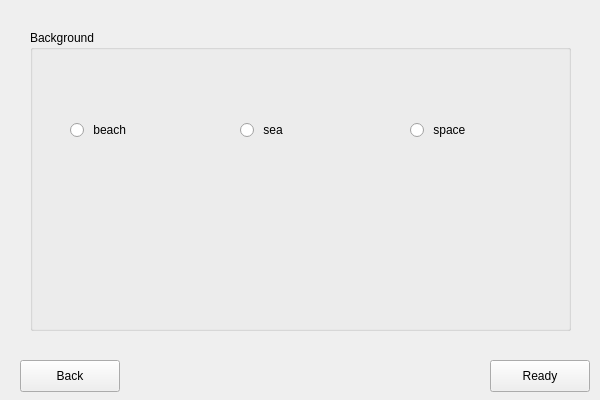
<?xml version="1.0" encoding="UTF-8"?>
<ui version="4.0">
 <class>Selection</class>
 <widget class="QDialog" name="Selection">
  <property name="geometry">
   <rect>
    <x>0</x>
    <y>0</y>
    <width>600</width>
    <height>400</height>
   </rect>
  </property>
  <property name="windowTitle">
   <string>Dialog</string>
  </property>
  <widget class="QStackedWidget" name="stackedWidget">
   <property name="geometry">
    <rect>
     <x>0</x>
     <y>0</y>
     <width>601</width>
     <height>401</height>
    </rect>
   </property>
   <property name="currentIndex">
    <number>1</number>
   </property>
   <widget class="QWidget" name="page">
    <widget class="QGroupBox" name="player1">
     <property name="geometry">
      <rect>
       <x>20</x>
       <y>30</y>
       <width>561</width>
       <height>161</height>
      </rect>
     </property>
     <property name="title">
      <string>Player 1</string>
     </property>
     <widget class="QRadioButton" name="p1">
      <property name="geometry">
       <rect>
        <x>30</x>
        <y>40</y>
        <width>221</width>
        <height>101</height>
       </rect>
      </property>
      <property name="text">
       <string>小新</string>
      </property>
     </widget>
     <widget class="QRadioButton" name="p2">
      <property name="geometry">
       <rect>
        <x>280</x>
        <y>40</y>
        <width>251</width>
        <height>101</height>
       </rect>
      </property>
      <property name="text">
       <string> 小葵</string>
      </property>
     </widget>
     <widget class="QLabel" name="p1_img">
      <property name="geometry">
       <rect>
        <x>120</x>
        <y>40</y>
        <width>100</width>
        <height>100</height>
       </rect>
      </property>
      <property name="styleSheet">
       <string notr="true"/>
      </property>
      <property name="text">
       <string/>
      </property>
     </widget>
     <widget class="QLabel" name="p2_img">
      <property name="geometry">
       <rect>
        <x>380</x>
        <y>40</y>
        <width>100</width>
        <height>100</height>
       </rect>
      </property>
      <property name="text">
       <string/>
      </property>
     </widget>
    </widget>
    <widget class="QGroupBox" name="player2">
     <property name="geometry">
      <rect>
       <x>20</x>
       <y>200</y>
       <width>561</width>
       <height>161</height>
      </rect>
     </property>
     <property name="title">
      <string>Player 2</string>
     </property>
     <widget class="QRadioButton" name="p3">
      <property name="geometry">
       <rect>
        <x>30</x>
        <y>50</y>
        <width>221</width>
        <height>91</height>
       </rect>
      </property>
      <property name="text">
       <string> 美冴</string>
      </property>
     </widget>
     <widget class="QRadioButton" name="p4">
      <property name="geometry">
       <rect>
        <x>290</x>
        <y>50</y>
        <width>241</width>
        <height>91</height>
       </rect>
      </property>
      <property name="text">
       <string> 廣志</string>
      </property>
     </widget>
     <widget class="QLabel" name="p3_img">
      <property name="geometry">
       <rect>
        <x>120</x>
        <y>40</y>
        <width>100</width>
        <height>100</height>
       </rect>
      </property>
      <property name="text">
       <string/>
      </property>
     </widget>
     <widget class="QLabel" name="p4_img">
      <property name="geometry">
       <rect>
        <x>380</x>
        <y>40</y>
        <width>100</width>
        <height>100</height>
       </rect>
      </property>
      <property name="text">
       <string/>
      </property>
     </widget>
    </widget>
    <widget class="QPushButton" name="next">
     <property name="geometry">
      <rect>
       <x>490</x>
       <y>360</y>
       <width>100</width>
       <height>32</height>
      </rect>
     </property>
     <property name="text">
      <string>Next</string>
     </property>
    </widget>
   </widget>
   <widget class="QWidget" name="page_2">
    <widget class="QGroupBox" name="gameBackground">
     <property name="geometry">
      <rect>
       <x>30</x>
       <y>30</y>
       <width>541</width>
       <height>301</height>
      </rect>
     </property>
     <property name="title">
      <string>Background</string>
     </property>
     <widget class="QRadioButton" name="b1">
      <property name="geometry">
       <rect>
        <x>40</x>
        <y>90</y>
        <width>99</width>
        <height>20</height>
       </rect>
      </property>
      <property name="text">
       <string> beach</string>
      </property>
     </widget>
     <widget class="QRadioButton" name="b2">
      <property name="geometry">
       <rect>
        <x>210</x>
        <y>90</y>
        <width>99</width>
        <height>20</height>
       </rect>
      </property>
      <property name="text">
       <string> sea</string>
      </property>
     </widget>
     <widget class="QRadioButton" name="b3">
      <property name="geometry">
       <rect>
        <x>380</x>
        <y>90</y>
        <width>99</width>
        <height>20</height>
       </rect>
      </property>
      <property name="text">
       <string> space</string>
      </property>
     </widget>
     <widget class="QLabel" name="b1_img">
      <property name="geometry">
       <rect>
        <x>39</x>
        <y>130</y>
        <width>120</width>
        <height>100</height>
       </rect>
      </property>
      <property name="text">
       <string/>
      </property>
     </widget>
     <widget class="QLabel" name="b2_img">
      <property name="geometry">
       <rect>
        <x>220</x>
        <y>130</y>
        <width>120</width>
        <height>100</height>
       </rect>
      </property>
      <property name="text">
       <string/>
      </property>
     </widget>
     <widget class="QLabel" name="b3_img">
      <property name="geometry">
       <rect>
        <x>390</x>
        <y>130</y>
        <width>120</width>
        <height>100</height>
       </rect>
      </property>
      <property name="text">
       <string/>
      </property>
     </widget>
    </widget>
    <widget class="QPushButton" name="ready">
     <property name="geometry">
      <rect>
       <x>490</x>
       <y>360</y>
       <width>100</width>
       <height>32</height>
      </rect>
     </property>
     <property name="text">
      <string>Ready</string>
     </property>
    </widget>
    <widget class="QPushButton" name="back">
     <property name="geometry">
      <rect>
       <x>20</x>
       <y>360</y>
       <width>100</width>
       <height>32</height>
      </rect>
     </property>
     <property name="text">
      <string>Back</string>
     </property>
    </widget>
   </widget>
  </widget>
 </widget>
 <resources/>
 <connections/>
</ui>
